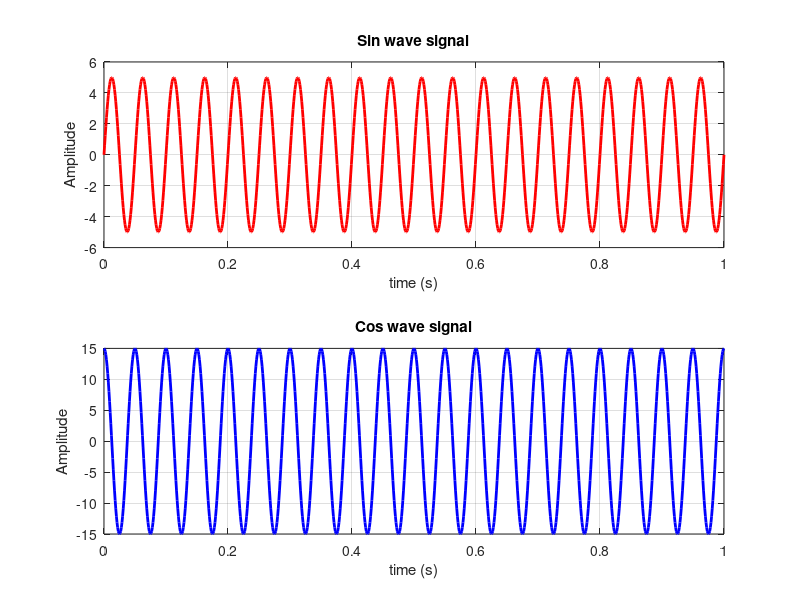

Here is the MATLAB script that generated this plot:
clc;
close all;
clear;

fs = 1000;
f = 20;
t = 0:1/fs:1;

sinwave = 5 * sin(2*pi*f*t);

coswave = 15 * cos(2*pi*f*t);

subplot(2,1,1);
plot(t, sinwave, 'r', 'LineWidth', 2);
xlabel("time (s)");
ylabel("Amplitude");
title("Sin wave signal");
grid on;

% hold on;  For overlap plot
% legend;

subplot(2,1,2);
plot(t, coswave, 'b', 'LineWidth', 2);
xlabel("time (s)");
ylabel("Amplitude");
title("Cos wave signal");
grid on;



% ============================= BASIC CONCEPT EXPLANATION =============================
% 1. Sine wave আর Cosine wave এর মধ্যে পার্থক্য কি?
% Answer:
% Sine এবং Cosine দুটোই periodic signal, শুধু phase difference আছে।
% Cosine wave আসলে sine wave-এর 90° বা π/2 phase shifted version।
% cos(θ) = sin(θ + π/2)

% 2. Sine wave আর Cosine wave এর amplitude, frequency, period কি ভাবে নির্ণয় করো?
% Answer:
% General form:
% A × sin(2πft) অথবা A × cos(2πft)
% A = Amplitude
% f = Frequency (Hz) → সেকেন্ডে কয়বার repeat হয়
% Period (T) = 1/f → এক পূর্ণ cycle সম্পন্ন করতে যত সময় লাগে

% 3. 2πft এখানে 2π এর ভূমিকা কি? ফ্রিকোয়েন্সি কিভাবে কাজ করে?
% Answer:
% 2π হল radian per cycle, কারণ 1 full cycle = 2π radian।
% তাই 2πf মানে প্রতি সেকেন্ডে total angular change বা ঘূর্ণন পরিমাণ।

% 4. Sampling frequency (fs) কেন প্রয়োজন? Nyquist theorem কি বলে?
% Answer:
% Sampling Frequency (fs) হল প্রতি সেকেন্ডে কতবার signal sample করা হবে।
% Nyquist Theorem অনুযায়ী fs ≥ 2 × f হতে হবে, নাহলে aliasing হবে এবং signal distorted দেখাবে।

% 5. t = 0:1/fs:1 — এখানে 1/fs কেন step size হিসেবে নেয়া হয়?
% Answer:
% 1/fs = sampling interval → প্রতিটি sample-এর মধ্যে time gap।
% যদি fs = 1000 হয় → প্রতি 0.001 sec পর sample নেয়া হচ্ছে।
% তাই 0:1/fs:1 দিলে পুরো 1 second এ proper sampling হয়।
% ========================================================================







